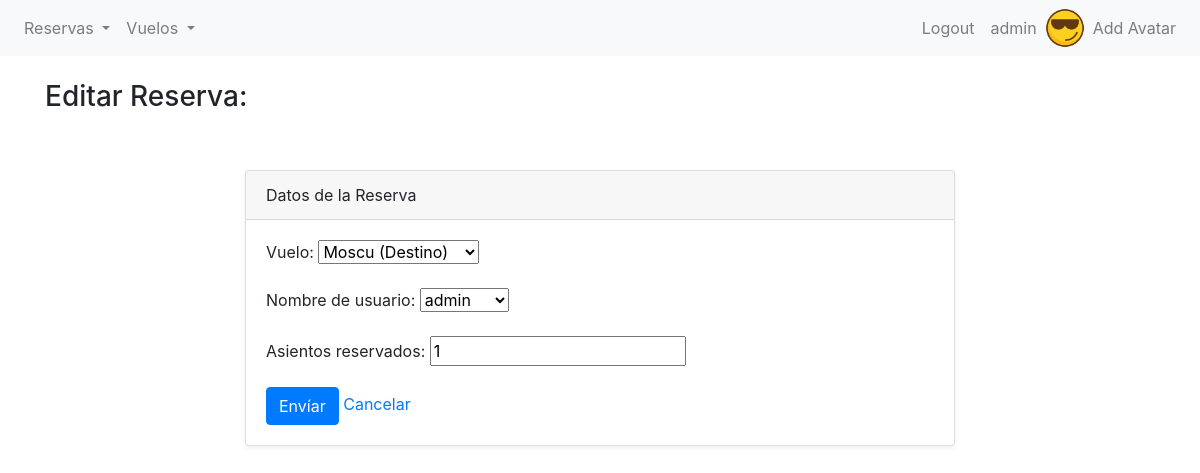
The page /gear/reserva/5/update/ (signed in) on the database its author committed.
### gear/models.py (models this page shows, shortened)
class Avatar(models.Model):
    user = models.OneToOneField(User, on_delete=models.CASCADE, related_name='avatar')
    image = models.ImageField(upload_to='avatars/')

class Reserva(models.Model):
    nombre_de_usuario = models.ForeignKey(User, null=True, on_delete=models.SET_NULL)
    vuelo = models.ForeignKey(Vuelo, on_delete=models.CASCADE, related_name="reservas")
    fecha = models.DateField(default=timezone.now)
    hora_inicio = models.TimeField(default=timezone.now)
    hora_fin = models.TimeField(default=timezone.now)
    descripcion = models.TextField(blank=True, null=True)
    asientos_reservados = models.IntegerField(default=1)

### gear/views.py (the view)
# urls.py: path("reserva/<int:pk>/update/", ReservaUpdateView.as_view(), name="reserva-update"),
class ReservaUpdateView(LoginRequiredMixin, UpdateView):
    model = Reserva
    template_name = "gear/vbc/reserva_form.html"
    fields = ["vuelo", "nombre_de_usuario", "asientos_reservados"]
    context_object_name = "reserva"
    success_url = reverse_lazy("reserva-list")

### gear/models.py (called while the page is built)
    def __str__(self):
        return f"{self.nombre} ({self.get_tipo_display()})"

### gear/templates/gear/vbc/reserva_form.html (shortened to what this page needs)
{% extends 'gear/base.html' %}
{% block content %}
<h3>{% if object %}Editar Reserva: {{ object.nombre }}{% else %}Nueva Reserva{% endif %}</h3>
    <section class="py-5">
        <div class="container">
            <div class="row">
                <div class="col-lg-8 mx-auto">
                    <div class="card shadow-sm">
                        <div class="card-header">
                            Datos de la Reserva
                        </div>
                        <div class="card-body">
                            <form method="post">
                                {{ form.as_p }}
                                <button type="submit" class="btn btn-primary">Envíar</button>
                                <a href="{% url 'reserva-list' %}">Cancelar</a>
                            </form>
                        </div>
                    </div>
                </div>
            </div>
        </div>
    </section>
{% endblock %}

### gear/templates/gear/base.html (shortened to what this page needs)
{% load static %}
<!DOCTYPE html>
<html lang="en">
<head>
    <link rel="stylesheet" href="https://stackpath.bootstrapcdn.com/bootstrap/4.5.2/css/bootstrap.min.css">
</head>
<body>
    <nav class="navbar navbar-expand-lg navbar-light bg-light">
        <div class="collapse navbar-collapse" id="navbarNav">
            {% if user.is_authenticated %}
            <ul class="navbar-nav">
                <li class="nav-item dropdown">
                    <a class="nav-link dropdown-toggle" href="#" id="navbarDropdownMenuLinkReserva" role="button" data-toggle="dropdown" aria-haspopup="true" aria-expanded="false">
                        Reservas
                    </a>
                </li>
                <li class="nav-item dropdown">
                    <a class="nav-link dropdown-toggle" href="#" id="navbarDropdownMenuLinkVuelo" role="button" data-toggle="dropdown" aria-haspopup="true" aria-expanded="false">
                        Vuelos
                    </a>
                </li>
            </ul>
            {% endif %}
            <ul class="navbar-nav ml-auto">
                {% if user.is_authenticated %}
                    <li class="nav-item">
                        <a class="nav-link" href="{% url 'logout' %}">Logout</a>
                    </li>
                    <li class="nav-item">
                        <a class="nav-link" href="{% url 'editar-perfil' %}">{{ user }}</a>
                    </li>
                    <li class="nav-item">
                        {% if user.avatar.image %}
                        <img src="{{ user.avatar.image.url }}" alt="Avatar" style="height: 40px; width: 40px; border-radius: 50%;">
                        {% endif %}
                        <li class="nav-item">
                            <a href="{% url 'avatar_add' %}" class="nav-link">Add Avatar</a>
                        </li>
                    </li>
                {% endif %}
            </ul>
        </div>
    </nav>
    <div class="container mt-4">
        {% block content %}{% endblock content %}
    </div>
</body>
</html>

### rows shown on the page
Reserva: vuelo "Moscu (Destino)", nombre_de_usuario "admin", asientos_reservados "1"

### other values the page prints
{{ user }} "admin"
